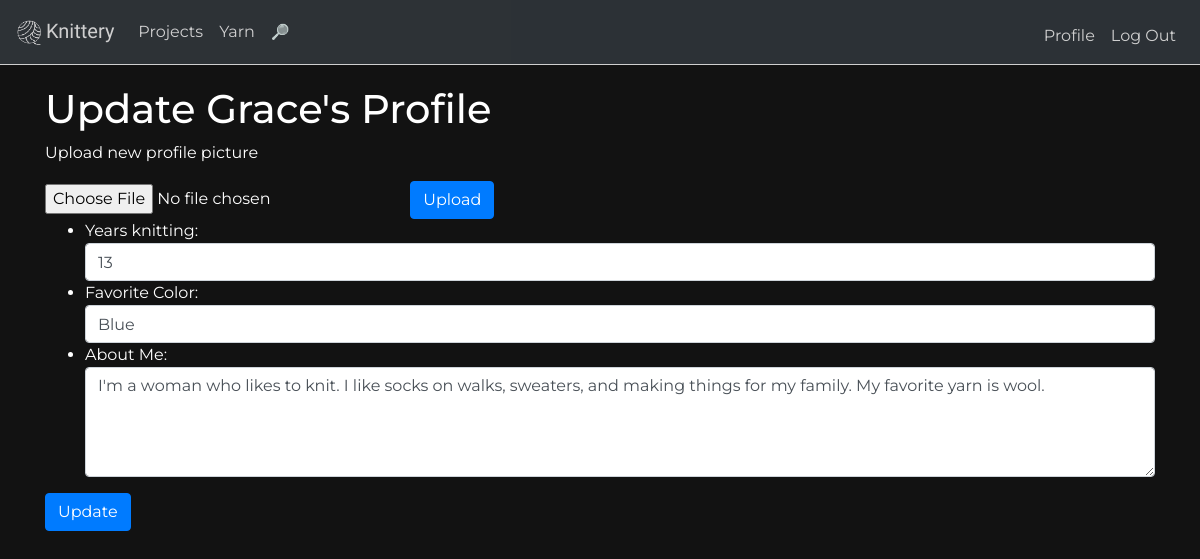
Page /profile/edit (signed in) on the earlier database version.
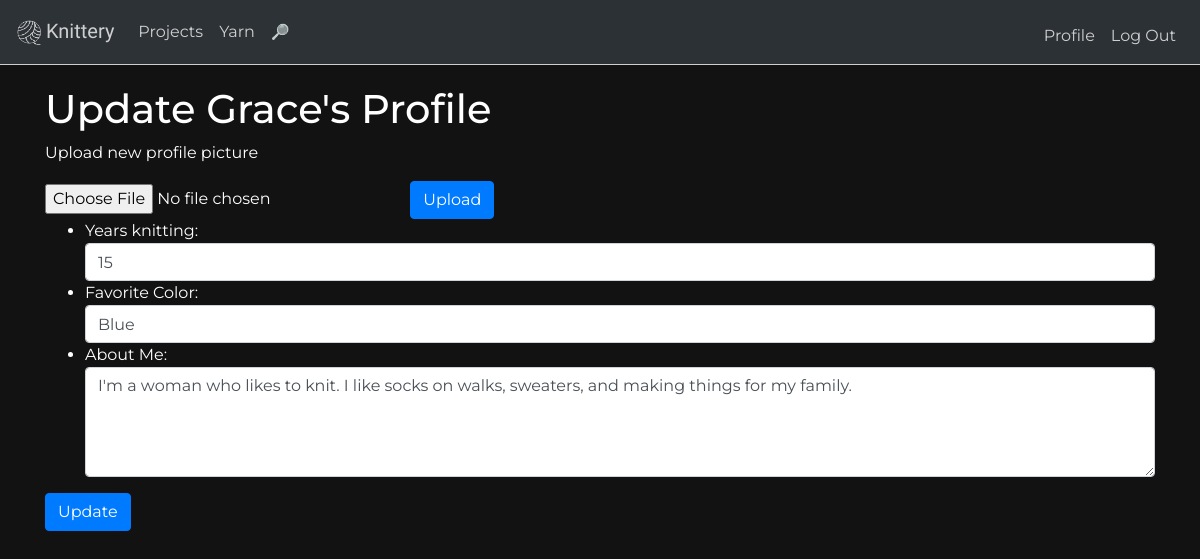
Same page on the later database version.
### tables this page shows
CREATE TABLE "users" (
	"id"	integer NOT NULL,
	"name"	text,
	"about_me"	text,
	"years_knitting"	integer,
	"favorite_color"	text,
	"password"	text,
	"pic"	text NOT NULL DEFAULT '/static/profilepics/default.png',
	"hash"	TEXT,
	PRIMARY KEY("id" AUTOINCREMENT)
);

### application.py (the view, shortened to what this page needs)
@app.route("/profile/edit", methods=["GET", "POST"])
def profileedit():
    currentuser = session["user"]
    if request.method == "GET":
        profile = db.execute("SELECT * FROM users WHERE name = :name",
        name=currentuser)
        return render_template("profileedit.html", profile=profile)

### templates/profileedit.html (shortened to what this page needs)
{% extends "layout.html" %}
{% block main %}
<h1>Update {{ profile[0]["name"] }}'s Profile</h1>
<p>Upload new profile picture</p>
<form action="/profile/upload" method="POST" enctype="multipart/form-data" >
    <input type="file" name="file">
<button type="submit" class="btn btn-primary">Upload</button>
</form>
<form action="/profile/edit" method="POST">
<ul>
<li>Years knitting: <input class="form-control" name="years_knitting" value="{{ profile[0]["years_knitting"] }}" required="" type="number"> </li>
<li>Favorite Color:  <input class="form-control" name="favorite_color" value="{{ profile[0]["favorite_color"] }}" required="" type="text"> </li>
<li>About Me: <textarea class="form-control" name="about_me" rows="4" cols="50">{{ profile[0]["about_me"] }}</textarea> </li>
</ul>
<button type="submit" class="btn btn-primary">Update</button>
</form>
{% endblock %}

Differences in the rows shown:
changed users "Grace": years_knitting "13" → "15"; about_me "I'm a woman who likes to knit. I like socks on walks, sweaters, and making things for my family. My favorite yarn is wool." → "I'm a woman who likes to knit. I like socks on walks, sweaters, and making things for my family."
